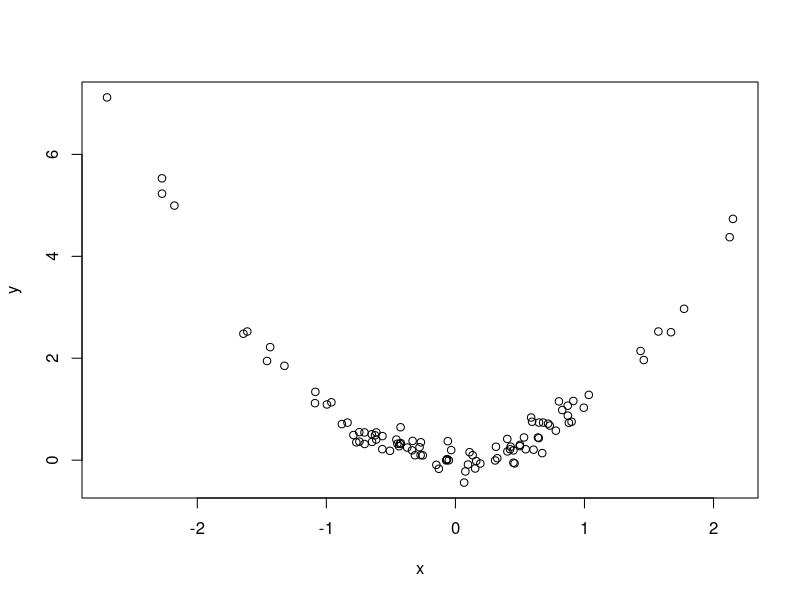

The R source for this figure:
#simulate and plot data 
#Rodrigo Silva
#rodrigoapsilva@arizona.edu
#2023-11-14

# Simulate predictor variable 
x <- rnorm(n=100)
# Simulate response variable with some noise
y <- x^2 + rnorm(n=100, sd=0.2)
# Plot the data
plot(x=x,y=y)
